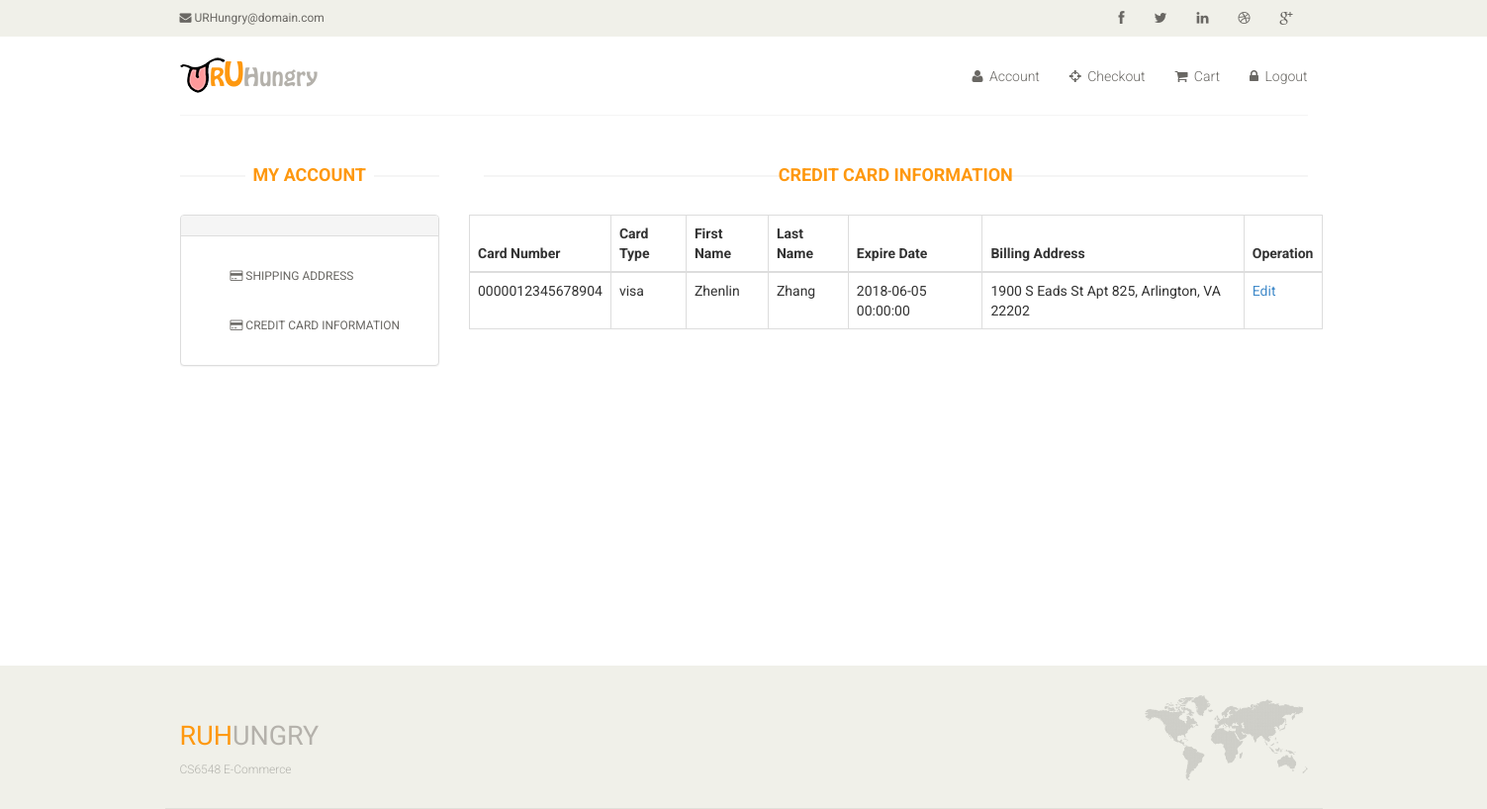
The app's page /profile_credit_card_info.php (signed in) with its own data.
### tables this page shows
CREATE TABLE credit_card_info (
  Card_ID INT NOT NULL AUTO_INCREMENT,
  Username VARCHAR(50) NULL,
  Card_Account VARCHAR(50) NULL,
  Card_Type VARCHAR(15) NULL,
  Card_Holder VARCHAR(50) NULL,
  Card_Expire VARCHAR(50) NULL,
  First_Name VARCHAR(50) NOT NULL,
  Last_Name VARCHAR(50) NOT NULL,
  Address1 VARCHAR(100) NOT NULL,
  Address2 VARCHAR(100) NULL,
  City VARCHAR(50) NOT NULL,
  State_USA VARCHAR(50) NOT NULL,
  Zip VARCHAR(50) NOT NULL,
  PRIMARY KEY (Card_ID),
  FOREIGN key (Username) references customer_info (Username));

### profile_credit_card_info.php (the view, shortened to what this page needs)
<!DOCTYPE html>
<html lang="en">
<head>
    <link href="css/bootstrap.min.css" rel="stylesheet">
    <link href="css/font-awesome.min.css" rel="stylesheet">
    <link href="css/prettyPhoto.css" rel="stylesheet">
    <link href="css/price-range.css" rel="stylesheet">
    <link href="css/animate.css" rel="stylesheet">
	<link href="css/main.css" rel="stylesheet">
	<link href="css/responsive.css" rel="stylesheet">
</head>
<body>
	<header id="header">
		<div class="header_top">
			<div class="container">
				<div class="row">
					<div class="col-sm-6">
						<div class="contactinfo">
							<ul class="nav nav-pills">
								<li><a href="#"><i class="fa fa-envelope"></i> URHungry@domain.com</a></li>
							</ul>
						</div>
					</div>
					<div class="col-sm-6">
						<div class="social-icons pull-right">
							<ul class="nav navbar-nav">
								<li><a href="#"><i class="fa fa-facebook"></i></a></li>
								<li><a href="#"><i class="fa fa-twitter"></i></a></li>
								<li><a href="#"><i class="fa fa-linkedin"></i></a></li>
								<li><a href="#"><i class="fa fa-dribbble"></i></a></li>
								<li><a href="#"><i class="fa fa-google-plus"></i></a></li>
							</ul>
						</div>
					</div>
				</div>
			</div>
		</div>
		<div class="header-middle">
			<div class="container" >
				<div class="row" >
					<div class="col-sm-4">
						<div class="logo pull-left">
							<a href="index.php"><img src="images/home/mylogo.png" alt="" /></a>
						</div>
					</div>
					<div class="col-sm-8">
						<div class="shop-menu pull-right">
							<ul class="nav navbar-nav">
								<li><a href="#"><i class="fa fa-user"></i> Account</a></li>
								<li><a href="checkout.php"><i class="fa fa-crosshairs"></i> Checkout</a></li>
								<li><a href="cart_page.php"><i class="fa fa-shopping-cart"></i> Cart</a></li>
								<?php if($_SESSION["islogin"] == true) echo('<li><a href="logout.php"><i class="fa fa-lock"></i> Logout</a></li>');
									  else echo('<li><a href="login.php"><i class="fa fa-lock"></i> Login</a></li>');
								?>
							</ul>
						</div>
					</div>
				</div>
			</div>
		</div>
	</header>
	<section>
		<div class="container" style="padding-top:50px;">
			<div class="row">
				<div class="col-sm-3">
					<div class="left-sidebar">
						<h2>My Account</h2>
							<div class="panel panel-default">
								<div class="panel-heading">
								</div>
									<div class="panel-body">
										<ul class="nav navbar-nav">
											<li><a href="profile_shipping_addr.php"><i class="fa fa-credit-card"></i> Shipping Address</a></li>
											<li><a href="#"><i class="fa fa-credit-card"></i> Credit Card Information</a></li>
										</ul>
									</div>
							</div>
					</div>
				</div>
				<div class="col-sm-9 padding-right">
					<div class="shipping_address">
						<div class="shipping_address">
							<h2 class="title text-center">Credit Card Information</h2>
							<table class="table table-bordered">
							   <thead>
								  <tr>
									 <th>Card Number</th>
									 <th>Card Type</th>
									 <th>First Name</th>
									 <th>Last Name</th>
									 <th>Expire Date</th>
									 <th>Billing Address</th>
									 <th>Operation</th>
								  </tr>
							   </thead>
							   <tbody>
								  <tr>
									 <?php
										$select = mysql_query("select * from credit_card_info where Username = '".$_SESSION["username"]."'") or die(mysql_error());
										$info = mysql_fetch_array($select);
										echo('<td>'.$info['Card_Account'].'</td>');
										echo('<td>'.$info['Card_Type'].'</td>');
										echo('<td>'.$info['First_Name'].'</td>');
										echo('<td>'.$info['Last_Name'].'</td>');
										echo('<td>'.$info['Card_Expire'].'</td>');
										echo('<td>'.$info['Address1'].' '.$info['Address2'].', '.$info['City'].', '.$info['State_USA'].' '.$info['Zip'].'</td>');
									 ?>
									 <td><a href="javascript:add_edit()">Edit</a></td>
								  </tr>
							   </tbody>
							</table>
							<div class="container" style="padding-top:50px; padding-bottom:270px;" id="div_blank">
							</div>
						</div>
				</div>
			</div>
		</div>
		</div>
	</section>
	<footer id="footer">
		<div class="footer-top">
			<div class="container">
				<div class="row">
					<div class="col-sm-10">
						<div class="companyinfo">
							<h2><span>RUH</span>ungry</h2>
							<p>CS6548 E-Commerce</p>
						</div>
					</div>
					<div class="col-sm-2">
						<div class="address">
							<img src="images/home/map.png" alt="" />
						</div>
					</div>
				</div>
			</div>
		</div>
	</footer>
</body>
</html>

### css/main.css (style rules this page uses)
body { font-family: 'Roboto', sans-serif; background:; position: relative; font-weight:400px; }
ul li { list-style: none; }
a { -webkit-transition: 300ms; -moz-transition: 300ms; -o-transition: 300ms; transition: 300ms; }
h1, h2, h3, h4, h5, h6 { font-family: 'Roboto', sans-serif; }
.header_top { background: none repeat scroll 0 0 #F0F0E9; }
.contactinfo ul li:first-child { margin-left: -15px; }
.contactinfo ul li a { font-size: 12px; color: #696763; font-family: 'Roboto', sans-serif; }
.social-icons ul li a { border: 0 none; border-radius: 0; color: #696763; padding:0px; }
.social-icons ul li { display:inline-block; }
.social-icons ul li a i { padding: 11px 15px; transition: all 0.9s ease 0s; -moz-transition: all 0.9s ease 0s; -webkit-transition: all 0.9s ease 0s; -o-transition: all 0.9s ease 0s; }
.header-middle .container .row { border-bottom: 1px solid #f5f5f5; margin-left: 0; margin-right: 0; padding-bottom: 20px; padding-top: 20px; }
.header-middle .container .row .col-sm-4 { padding-left: 0; }
.header-middle .container .row .col-sm-8 { padding-right:0; }
.shop-menu ul li { display:inline-block; padding-left: 15px; padding-right: 15px; }
.shop-menu ul li:last-child { padding-right: 0; }
.shop-menu ul li a { background: #FFFFFF; color: #696763; font-family: 'Roboto', sans-serif; font-size: 14px; font-weight: 300; padding:0; padding-right: 0; margin-top: 10px; }
.shop-menu ul li a i { margin-right:3px; }
#footer { background: #F0F0E9; }
.footer-top .container { border-bottom: 1px solid #E0E0DA; padding-bottom: 20px; }
.companyinfo { margin-top: 57px; }
.companyinfo h2 { color: #B4B1AB; font-family: abel; font-size: 27px; text-transform: uppercase; }
.companyinfo h2 span { color:#FE980F; }
.companyinfo p { color: #B3B3AD; font-family: 'Roboto', sans-serif; font-size: 12px; font-weight: 300; }
.address { margin-top: 30px; position: relative; overflow: hidden; }
.address img { width:100%; }
.left-sidebar h2, .brands_products h2 { color: #FE980F; font-family: 'Roboto', sans-serif; font-size: 18px; font-weight: 700; margin: 0 auto 30px; text-align: center; text-transform: uppercase; position: relative; z-index:3; }
.left-sidebar h2:after, h2.title:after { content: " "; position: absolute; border: 1px solid #f5f5f5; bottom:8px; left: 0; width: 100%; height: 0; z-index: -2; }
.left-sidebar h2:before { content: " "; position: absolute; background: #fff; bottom: -6px; width: 130px; height: 30px; z-index: -1; left: 50%; margin-left: -65px; }
h2.title:before { content: " "; position: absolute; background: #fff; bottom: -6px; width: 220px; height: 30px; z-index: -1; left: 50%; margin-left: -110px; }
.panel-body ul { padding-left: 20px; }
.panel-body ul li a { color: #696763; font-family: 'Roboto', sans-serif; font-size: 12px; text-transform: uppercase; }
.padding-right { padding-right: 0; }
h2.title { color: #FE980F; font-family: 'Roboto', sans-serif; font-size: 18px; font-weight: 700; margin: 0 15px; text-transform: uppercase; margin-bottom: 30px; position: relative; }

### records on screen
credit_card_info: Card_Account "0000012345678904", Card_Type "visa", First_Name "Zhenlin", Last_Name "Zhang", Card_Expire "2018-06-05 00:00:00", Address1 "1900 S Eads St", Address2 "Apt 825", City "Arlington", State_USA "VA", Zip "22202"
